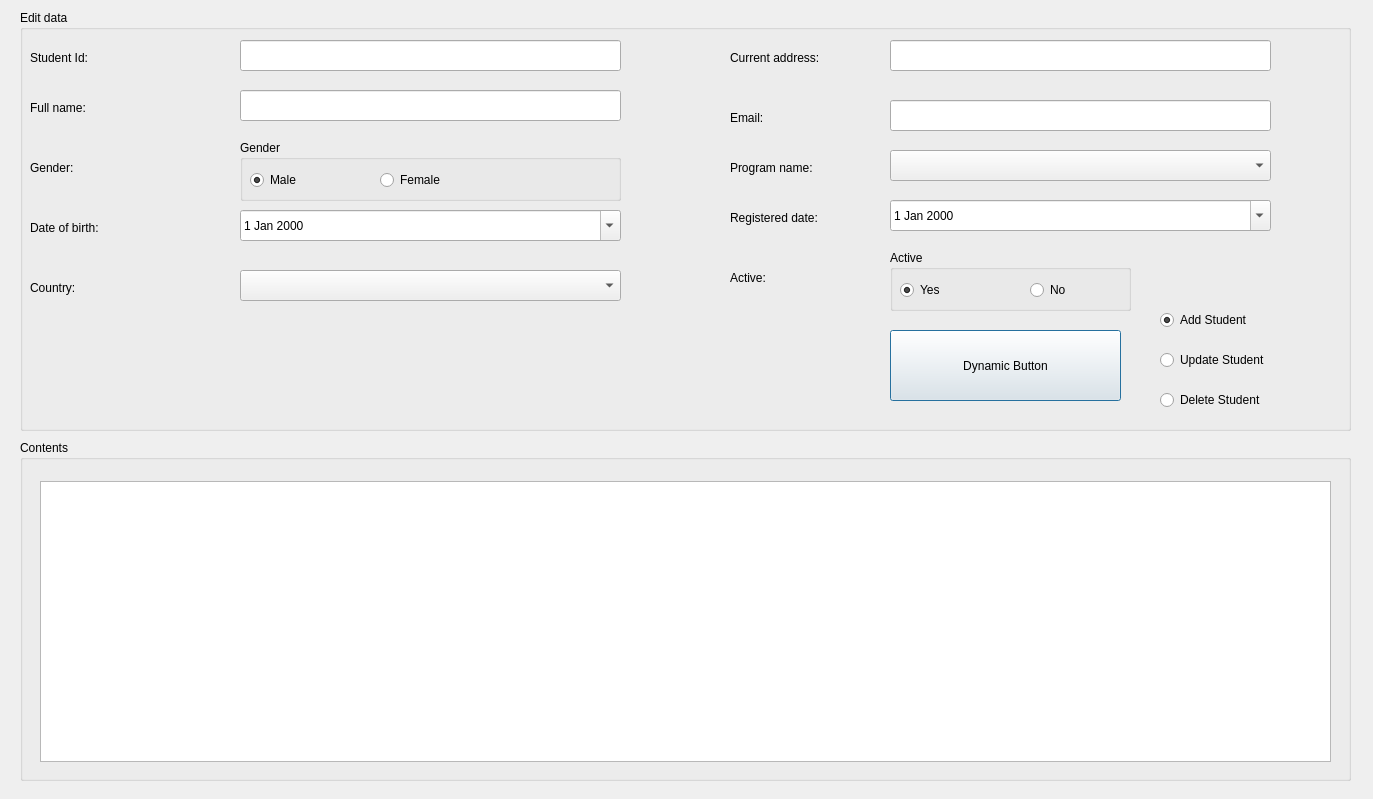
<?xml version="1.0" encoding="UTF-8"?>
<ui version="4.0">
 <class>dialogStudent</class>
 <widget class="QDialog" name="dialogStudent">
  <property name="geometry">
   <rect>
    <x>0</x>
    <y>0</y>
    <width>1373</width>
    <height>799</height>
   </rect>
  </property>
  <property name="font">
   <font>
    <pointsize>9</pointsize>
   </font>
  </property>
  <property name="windowTitle">
   <string>Student</string>
  </property>
  <widget class="QGroupBox" name="gbStudentEditData">
   <property name="geometry">
    <rect>
     <x>20</x>
     <y>10</y>
     <width>1331</width>
     <height>421</height>
    </rect>
   </property>
   <property name="title">
    <string>Edit data</string>
   </property>
   <widget class="QLabel" name="labelStudentId">
    <property name="geometry">
     <rect>
      <x>10</x>
      <y>40</y>
      <width>101</width>
      <height>16</height>
     </rect>
    </property>
    <property name="text">
     <string>Student Id:</string>
    </property>
   </widget>
   <widget class="QLabel" name="labelStudentName">
    <property name="geometry">
     <rect>
      <x>10</x>
      <y>90</y>
      <width>141</width>
      <height>16</height>
     </rect>
    </property>
    <property name="text">
     <string>Full name:</string>
    </property>
   </widget>
   <widget class="QLineEdit" name="txtStudentId">
    <property name="geometry">
     <rect>
      <x>220</x>
      <y>30</y>
      <width>381</width>
      <height>31</height>
     </rect>
    </property>
   </widget>
   <widget class="QLineEdit" name="txtStudentName">
    <property name="geometry">
     <rect>
      <x>220</x>
      <y>80</y>
      <width>381</width>
      <height>31</height>
     </rect>
    </property>
   </widget>
   <widget class="QLabel" name="labelStudentGender">
    <property name="geometry">
     <rect>
      <x>10</x>
      <y>150</y>
      <width>141</width>
      <height>16</height>
     </rect>
    </property>
    <property name="text">
     <string>Gender:</string>
    </property>
   </widget>
   <widget class="QLabel" name="lbStudentDateOfBirth">
    <property name="geometry">
     <rect>
      <x>10</x>
      <y>210</y>
      <width>141</width>
      <height>16</height>
     </rect>
    </property>
    <property name="text">
     <string>Date of birth:</string>
    </property>
   </widget>
   <widget class="QLabel" name="lbStudentCountry">
    <property name="geometry">
     <rect>
      <x>10</x>
      <y>270</y>
      <width>81</width>
      <height>16</height>
     </rect>
    </property>
    <property name="text">
     <string>Country:</string>
    </property>
   </widget>
   <widget class="QLabel" name="lbStCurrentAddress">
    <property name="geometry">
     <rect>
      <x>710</x>
      <y>40</y>
      <width>131</width>
      <height>16</height>
     </rect>
    </property>
    <property name="text">
     <string>Current address:</string>
    </property>
   </widget>
   <widget class="QLabel" name="lbEmail">
    <property name="geometry">
     <rect>
      <x>710</x>
      <y>100</y>
      <width>101</width>
      <height>16</height>
     </rect>
    </property>
    <property name="text">
     <string>Email:</string>
    </property>
   </widget>
   <widget class="QLabel" name="lbStProgramCode">
    <property name="geometry">
     <rect>
      <x>710</x>
      <y>150</y>
      <width>141</width>
      <height>16</height>
     </rect>
    </property>
    <property name="text">
     <string>Program name:</string>
    </property>
   </widget>
   <widget class="QLabel" name="lbStRegisteredDate">
    <property name="geometry">
     <rect>
      <x>710</x>
      <y>200</y>
      <width>131</width>
      <height>16</height>
     </rect>
    </property>
    <property name="text">
     <string>Registered date:</string>
    </property>
   </widget>
   <widget class="QDateEdit" name="dateEditStDateOfBirth">
    <property name="geometry">
     <rect>
      <x>220</x>
      <y>200</y>
      <width>381</width>
      <height>31</height>
     </rect>
    </property>
    <property name="calendarPopup">
     <bool>true</bool>
    </property>
   </widget>
   <widget class="QComboBox" name="cbStCountry">
    <property name="geometry">
     <rect>
      <x>220</x>
      <y>260</y>
      <width>381</width>
      <height>31</height>
     </rect>
    </property>
   </widget>
   <widget class="QLineEdit" name="txtStAddress">
    <property name="geometry">
     <rect>
      <x>870</x>
      <y>30</y>
      <width>381</width>
      <height>31</height>
     </rect>
    </property>
   </widget>
   <widget class="QLineEdit" name="txtStEmail">
    <property name="geometry">
     <rect>
      <x>870</x>
      <y>90</y>
      <width>381</width>
      <height>31</height>
     </rect>
    </property>
   </widget>
   <widget class="QComboBox" name="cbStAcaProgram">
    <property name="geometry">
     <rect>
      <x>870</x>
      <y>140</y>
      <width>381</width>
      <height>31</height>
     </rect>
    </property>
   </widget>
   <widget class="QDateEdit" name="dateStRegisterDate">
    <property name="geometry">
     <rect>
      <x>870</x>
      <y>190</y>
      <width>381</width>
      <height>31</height>
     </rect>
    </property>
    <property name="calendarPopup">
     <bool>true</bool>
    </property>
   </widget>
   <widget class="QLabel" name="lbStActive">
    <property name="geometry">
     <rect>
      <x>710</x>
      <y>260</y>
      <width>131</width>
      <height>16</height>
     </rect>
    </property>
    <property name="text">
     <string>Active:</string>
    </property>
   </widget>
   <widget class="QWidget" name="widget_3" native="true">
    <property name="geometry">
     <rect>
      <x>1120</x>
      <y>280</y>
      <width>191</width>
      <height>131</height>
     </rect>
    </property>
    <property name="font">
     <font>
      <pointsize>9</pointsize>
     </font>
    </property>
    <widget class="QRadioButton" name="rdbtnAddStudent">
     <property name="geometry">
      <rect>
       <x>20</x>
       <y>20</y>
       <width>141</width>
       <height>20</height>
      </rect>
     </property>
     <property name="text">
      <string>Add Student</string>
     </property>
     <property name="checked">
      <bool>true</bool>
     </property>
    </widget>
    <widget class="QRadioButton" name="rdbtnUpdateStudent">
     <property name="geometry">
      <rect>
       <x>20</x>
       <y>60</y>
       <width>151</width>
       <height>20</height>
      </rect>
     </property>
     <property name="text">
      <string>Update Student</string>
     </property>
    </widget>
    <widget class="QRadioButton" name="rdbtnDeleteStudent">
     <property name="geometry">
      <rect>
       <x>20</x>
       <y>100</y>
       <width>151</width>
       <height>20</height>
      </rect>
     </property>
     <property name="text">
      <string>Delete Student</string>
     </property>
    </widget>
   </widget>
   <widget class="QPushButton" name="pushBtnStudent">
    <property name="geometry">
     <rect>
      <x>870</x>
      <y>320</y>
      <width>231</width>
      <height>71</height>
     </rect>
    </property>
    <property name="font">
     <font>
      <pointsize>9</pointsize>
     </font>
    </property>
    <property name="text">
     <string>Dynamic Button</string>
    </property>
   </widget>
   <widget class="QGroupBox" name="gbGender">
    <property name="geometry">
     <rect>
      <x>220</x>
      <y>130</y>
      <width>381</width>
      <height>61</height>
     </rect>
    </property>
    <property name="title">
     <string>Gender</string>
    </property>
    <widget class="QRadioButton" name="rdStGenderMale">
     <property name="geometry">
      <rect>
       <x>10</x>
       <y>30</y>
       <width>111</width>
       <height>20</height>
      </rect>
     </property>
     <property name="text">
      <string>Male</string>
     </property>
     <property name="checked">
      <bool>true</bool>
     </property>
    </widget>
    <widget class="QRadioButton" name="rdStGenderFemale">
     <property name="geometry">
      <rect>
       <x>140</x>
       <y>30</y>
       <width>111</width>
       <height>20</height>
      </rect>
     </property>
     <property name="text">
      <string>Female</string>
     </property>
    </widget>
   </widget>
   <widget class="QGroupBox" name="gbActive">
    <property name="geometry">
     <rect>
      <x>870</x>
      <y>240</y>
      <width>241</width>
      <height>61</height>
     </rect>
    </property>
    <property name="title">
     <string>Active</string>
    </property>
    <widget class="QRadioButton" name="rdStActiveYes">
     <property name="geometry">
      <rect>
       <x>10</x>
       <y>30</y>
       <width>81</width>
       <height>20</height>
      </rect>
     </property>
     <property name="text">
      <string>Yes</string>
     </property>
     <property name="checked">
      <bool>true</bool>
     </property>
    </widget>
    <widget class="QRadioButton" name="rdStActiveNo">
     <property name="geometry">
      <rect>
       <x>140</x>
       <y>30</y>
       <width>81</width>
       <height>20</height>
      </rect>
     </property>
     <property name="text">
      <string>No</string>
     </property>
    </widget>
   </widget>
  </widget>
  <widget class="QGroupBox" name="gbStudentContent">
   <property name="geometry">
    <rect>
     <x>20</x>
     <y>440</y>
     <width>1331</width>
     <height>341</height>
    </rect>
   </property>
   <property name="title">
    <string>Contents</string>
   </property>
   <widget class="QTableView" name="tvStudent">
    <property name="geometry">
     <rect>
      <x>20</x>
      <y>41</y>
      <width>1291</width>
      <height>281</height>
     </rect>
    </property>
   </widget>
  </widget>
 </widget>
 <resources/>
 <connections/>
</ui>
